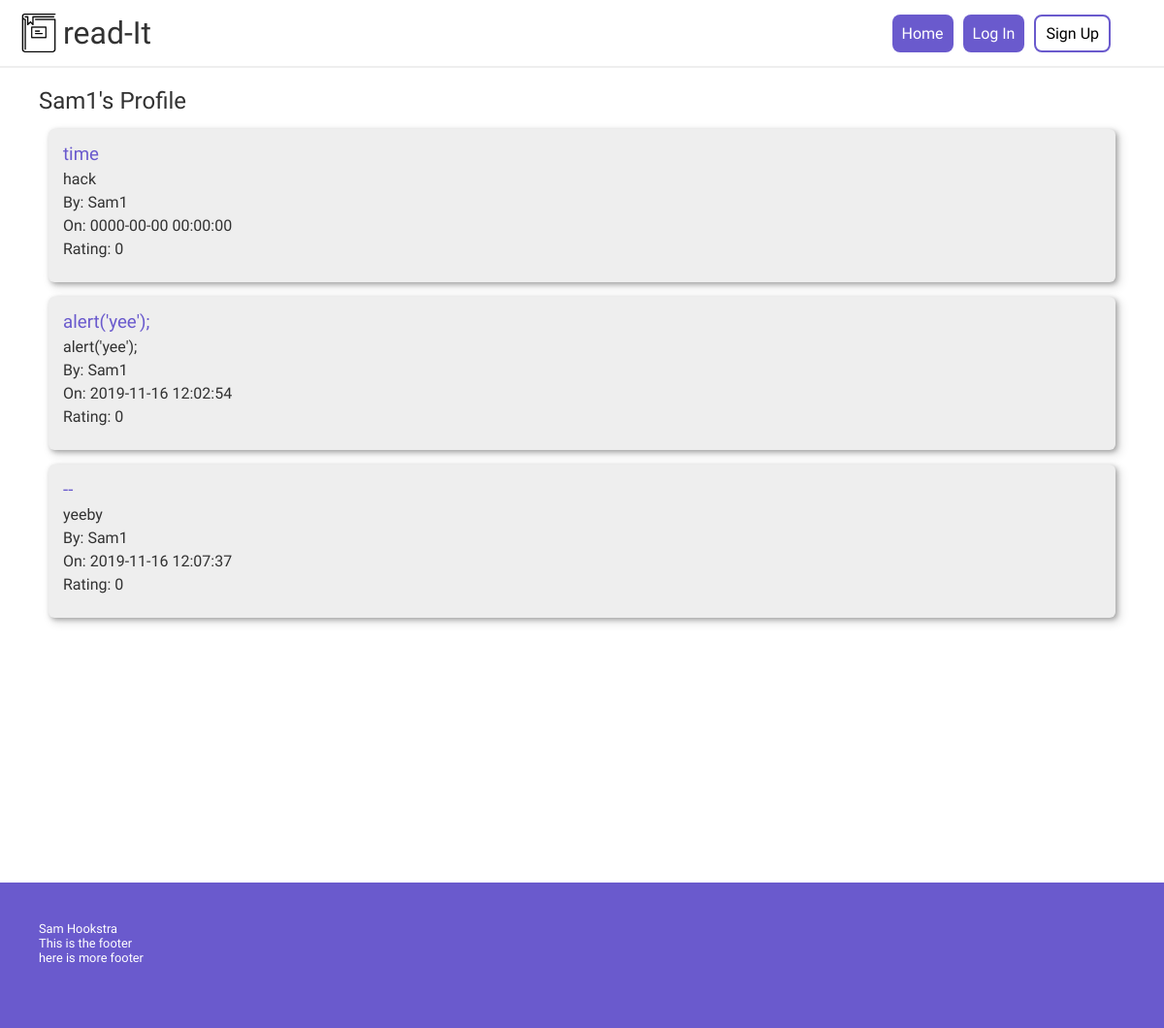
The app's page /index.php?action=viewUser&userID=36, older data.
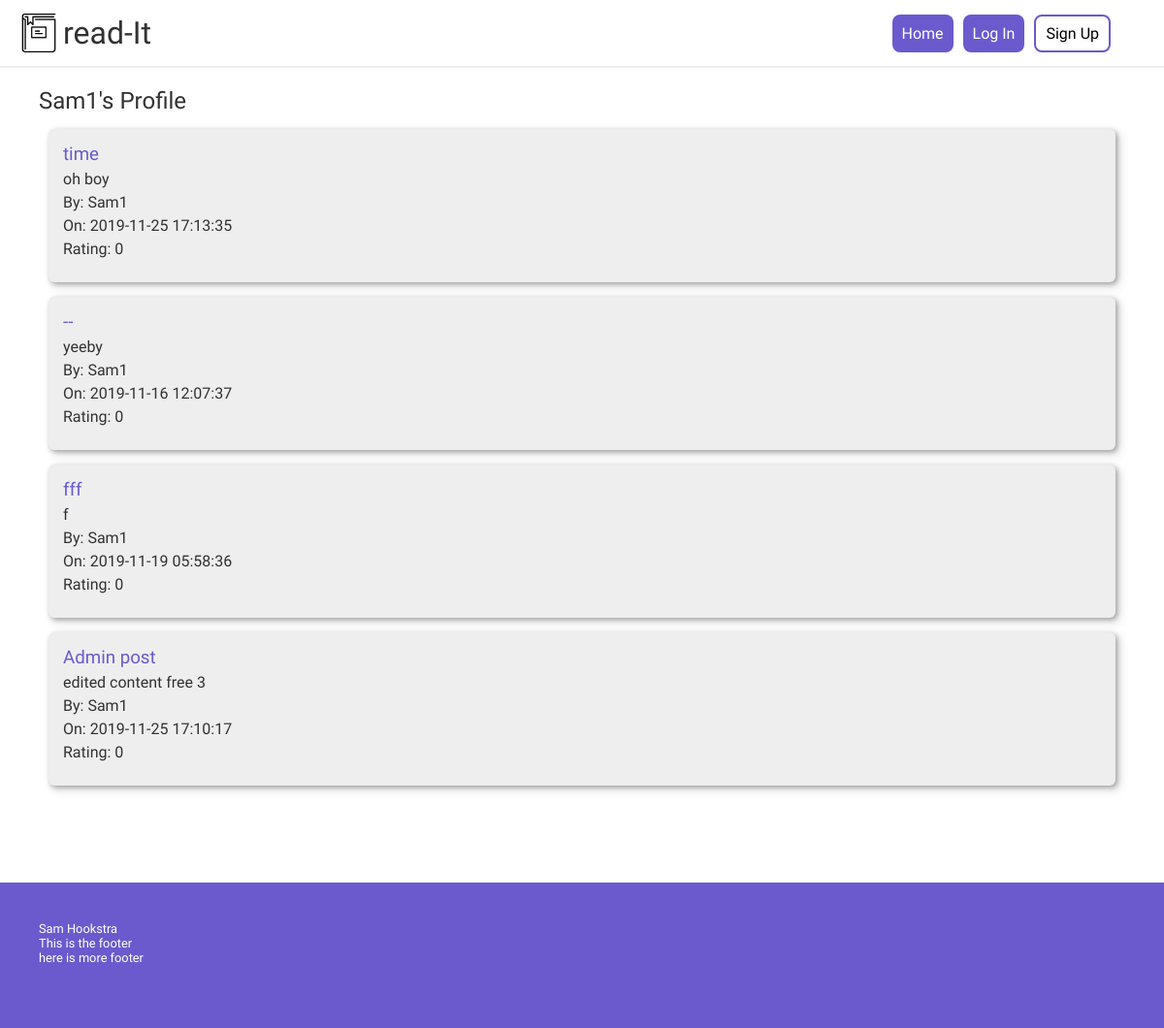
The same page, newer data.
### tables this page shows
CREATE TABLE `users` (
  `userID` int(11) NOT NULL,
  `username` varchar(32) NOT NULL,
  `email` varchar(64) NOT NULL,
  `password` varchar(128) NOT NULL
);

CREATE TABLE `posts` (
  `postID` int(11) NOT NULL,
  `subredditID` int(11) NOT NULL,
  `userID` int(11) NOT NULL,
  `postTitle` varchar(64) NOT NULL,
  `postContent` varchar(1500) NOT NULL,
  `postTime` datetime NOT NULL DEFAULT CURRENT_TIMESTAMP,
  `rating` int(11) NOT NULL DEFAULT '0'
);

### views/components/usersSidebar.php (called while the page is built, shortened)
<?php $users = $_SESSION['users']; ?>

### models/user.php (called while the page is built, shortened)
<?php
class user
{
    private $userID, $username, $email, $password;
    public function __construct($userID, $username, $email, $password)
    {
        $this->username = $username;
    }
    public function getUsername()
    {
        return $this->username;
    }
}

### models/userDA.php (called while the page is built, shortened)
<?php
require_once('models/database.php');
require_once('models/user.php');
class userDA
{
    public static function get_all()
    {
        $db = Database::getDB();
        $queryUsers = 'SELECT * FROM users';
        $statement = $db->prepare($queryUsers);
        $statement->execute();
        $rows = $statement->fetchAll();
        foreach ($rows as $value) {
            $user = new user($value['userID'], $value['username'], $value['email'], $value['password']);
            $users[] = $user;
        }
        return $users;
    }
    public static function getUserByID($userID)
    {
        $db = Database::getDB();
        $queryUser = 'SELECT * FROM users where userID = :userID';
        $statement = $db->prepare($queryUser);
        $statement->bindValue(':userID', $userID);
        $statement->execute();
        $rows = $statement->fetchAll();
        foreach ($rows as $value) {
            $user = new user($value['userID'], $value['username'], $value['email'], $value['password']);
        }
        return $user;
    }
}

### models/posts/postDA.php (called while the page is built, shortened)
<?php
require_once 'models/posts/post.php';
class postDA
{
    public static function get_post_by_userID($userID)
    {
        $db = Database::getDB();
        $queryPosts = 'SELECT * FROM posts WHERE userID = :userID';
        $statement = $db->prepare($queryPosts);
        $statement->bindValue(':userID', $userID);
        $statement->execute();
        $rows = $statement->fetchAll();
        foreach ($rows as $value) {
            $post = new post($value['postID'], $value['subredditID'], $value['userID'], $value['postTitle'], $value['postContent'], $value['postTime'], $value['rating']);
            $posts[] = $post;
        }
        return $posts;
    }
}

### models/posts/post.php (called while the page is built, shortened)
<?php
class post
{
    private $postID, $subredditID, $userID, $postTitle, $postContent, $postTime, $rating;
    public function __construct($postID, $subredditID, $userID, $postTitle, $postContent, $postTime, $rating)
    {
        $this->postID = $postID;
        $this->postTitle = $postTitle;
        $this->postContent = $postContent;
        $this->postTime = $postTime;
        $this->rating = $rating;
    }
    public function getPostID()
    {
        return $this->postID;
    }
    public function getPostTitle()
    {
        return $this->postTitle;
    }
    public function getPostContent()
    {
        return $this->postContent;
    }
    public function getPostTime()
    {
        return $this->postTime;
    }
    public function getRating()
    {
        return $this->rating;
    }
}

### views/viewUser.php (the view, shortened to what this page needs)
<!DOCTYPE html>
<html lang="en">
<?php include_once("views/components/header.php"); ?>
<body>
    <?php include_once("views/components/nav.php"); ?>
    <div class="container">
        <div class="container-main">
            <?php echo '<h2>' . htmlspecialchars($user->getUsername()) . '\'s Profile</h1>'; ?>
            <div class="posts">
                <?php foreach ($posts as $post) : ?>
                    <div class="post">
                        <div class="post-content">
                            <h3>
                                <a href="subredditController.php?action=viewPost&amp;postID=<?php echo $post->getPostID(); ?>">
                                    <?php echo htmlspecialchars($post->getPostTitle()) ?>
                                </a>
                            </h3>
                            <p><?php echo htmlspecialchars($post->getPostContent()) ?></p>
                            <p><?php echo 'By: ' . htmlspecialchars(userDA::getUserByID($post->getUserID())->getUsername()) ?></p>
                            <p><?php echo 'On: ' . htmlspecialchars($post->getPostTime()) ?></p>
                            <p><?php echo 'Rating: ' . htmlspecialchars($post->getRating()); ?></p>
                        </div>
                    </div>
                <?php endforeach ?>
            </div>
        </div>
    </div>
    <div class="footer">
        <p>Sam Hookstra</p>
        <p>This is the footer</p>
        <p>here is more footer</p>
    </div>
</body>
</html>

### index.php (shortened to what this page needs)
<?php
require_once 'models/userDA.php';
require_once 'models/posts/postDA.php';
require_once 'models/user.php';
$action = filter_input(INPUT_POST, 'action');
if ($action === null) {
    $action = filter_input(INPUT_GET, 'action');
}
$_SESSION['users'] = userDA::get_all();
switch ($action) {
    case 'viewUser':
        $user = userDA::getUserByID($_GET['userID']);
        $posts = postDA::get_post_by_userID($user->getUserID());
        include('views/viewUser.php');
        die();
        break;
}

### views/components/header.php (shortened to what this page needs)
<head>
    <link rel="stylesheet" href="css/styling.css" />
</head>

### views/components/nav.php (shortened to what this page needs)
<nav>
    <div class="username">
        <img src=" images/book.png" alt="book" height="40" class="logo" />
        <a href="index.php?action=home">
            <h1>
                read-It
            </h1>
        </a>
    </div>
    <div class="links">
        <a href="index.php?action=home" class="link">Home</a>
        <?php if (empty($_SESSION['username'])) { ?>
            <a href="index.php?action=signUp" class="link">Log In</a>
            <a href="index.php?action=signUp" class="link link-signup">Sign Up</a>
        <?php } ?>
        <div class="links-username">
        </div>
    </div>
                <?php include('views\components\usersSidebar.php'); ?>
</nav>

### css/styling.css (style rules this page uses)
*, *:before, *:after { box-sizing: inherit; }
* { margin: 0; padding: 0; font-weight: normal; font-family: "Arimo", Arial, Helvetica, sans-serif; text-decoration: none; outline: none; }
html { box-sizing: border-box; }
nav { display: flex; align-items: center; width: 100%; padding: 5px 20px; justify-content: space-between; border-bottom: 2px solid #eee; margin-bottom: 20px; }
nav a { color: white; }
.links { display: flex; }
.link { padding: 10px; margin: 5px; border-radius: 8px; background-color: slateblue; color: white; transition: 0.3s; border: none; font-size: 16px; }
.links-username { padding: 10px; margin: 5px; font-size: 16px; }
.username { display: flex; align-items: center; justify-content: center; font-weight: bold; }
.username h1 { color: rgb(50, 50, 50); font-size: 2em; }
.link-signup { background-color: white; border: 2px solid slateblue; padding: 8px 10px 8px 10px; color: black; }
.container { display: flex; width: 95%; margin: 0 auto; height: 100vh; justify-content: space-between; margin-bottom: 20px; }
.container-main p, h1, h2, h3, h4 { margin: 10px 0; }
.container-main { flex: 4; margin: 0 10px; border-radius: 8px; color: rgb(50, 50, 50); }
.footer { padding: 40px; height: 150px; background-color: slateblue; color: white; font-size: 0.8em; }
.logo { margin-right: 5px; }
.posts { margin: 0 10px 10px 10px; }
.post { margin: 15px 0 10px 0; background-color: #eee; padding: 15px; border-radius: 6px; box-shadow: 2px 2px 5px 0 rgba(0, 0, 0, 0.3), 4px 4px 10px 2px rgba(0, 0, 0, 0.1); display: flex; transition: box-shadow 350ms; }
.post a { color: slateblue; }
.post-content { display: flex; flex-direction: column; align-items: flex-start; }
.post-content p, h2, h3 { padding: 0; margin: 0; margin-bottom: 5px; }

Row changes from the older to the newer data that the page shows:
removed posts: postTitle "alert('yee');", postContent "alert('yee');", Username "Sam1", postTime "2019-11-16 12:02:54", rating "0"
changed posts "time": postContent "hack" → "oh boy"; postTime "0000-00-00 00:00:00" → "2019-11-25 17:13:35"
added posts: postTitle "fff", postContent "f", Username "Sam1", postTime "2019-11-19 05:58:36", rating "0"
added posts: postTitle "Admin post", postContent "edited content free 3", Username "Sam1", postTime "2019-11-25 17:10:17", rating "0"
